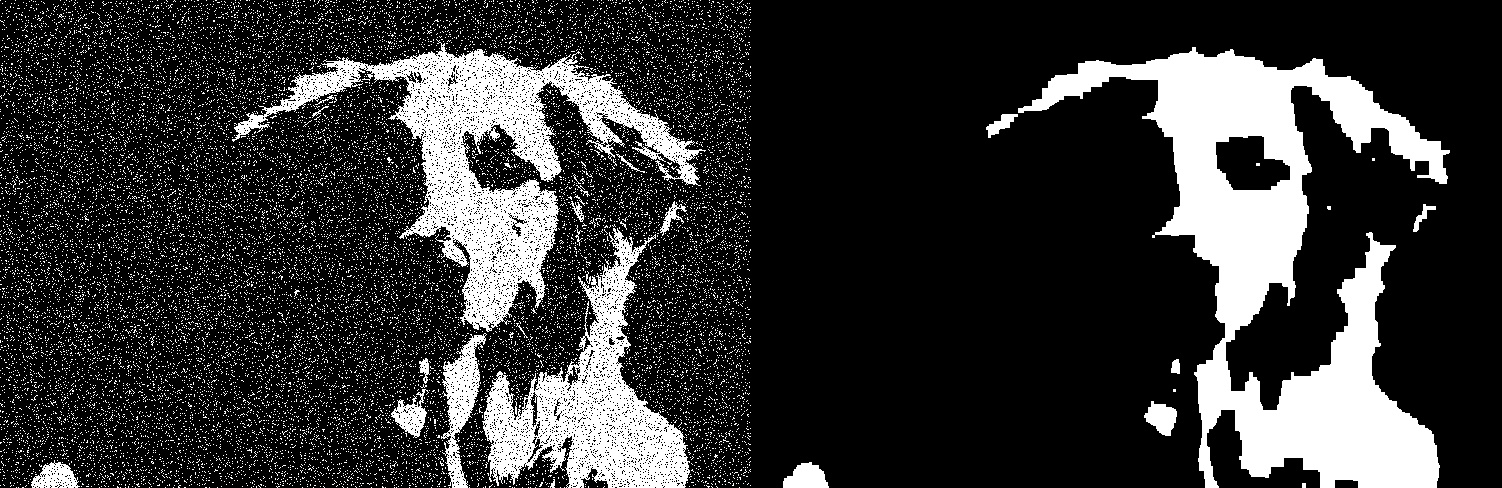
#> input picture CV-2-16/test_images/output.jpg, 1502 x 488 px
$ python image_mask.py ../CV-2-16/test_images/output.jpg
#> lines starting #> are read from the running program, lines starting #| are printed output that depends on the picture; after the words box and inside, x2 and y2 are one past the last pixel; in counts of white or black regions, pixels touching at a corner belong together
import cv2
import argparse
import numpy as np
import sys

def create_mask(shape, radius, width, height):
    """
    Creates a mask with a white circle/square in the center
    """
    mask = np.zeros((height, width), dtype=np.uint8)
    center = (width//2, height//2)

    if shape == 'circle':
        cv2.circle(mask, center, radius, 255, -1)
    elif shape == 'square':
        half_size = radius
        top_left = (center[0] - half_size, center[1] - half_size)
        bottom_right = (center[0] + half_size, center[1] + half_size)
        cv2.rectangle(mask, top_left, bottom_right, 255, -1)

    return mask

def apply_mask(image, mask):
    """
    Bitwise "and" to apply mask to image
    """
    new_image = image.copy()
    return cv2.bitwise_and(new_image, new_image, mask=mask)

def main():
    """
    Main function. Opens an image and applies a mask to it.
    """
    parser = argparse.ArgumentParser(description='Apply mask to image')
    parser.add_argument('input_image', help='Input image file path')
    parser.add_argument('--shape', choices=['circle', 'square'], default='circle',
                       help='Shape of mask: circle or square (default: circle)')
    parser.add_argument('--radius', type=int, default=100,
                       help='Radius for circle or half-size for square (default: 100)')
    parser.add_argument('--output', default='output.jpg',
                       help='Output file name (default: output.jpg)')
    parser.add_argument('--show', action='store_true',
                       help='Display the result')

    args = parser.parse_args()

    try:
        img = cv2.imread(args.input_image)
#> img is the input picture: shape (488, 1502, 3); min 0, max 255, mean 52.7
        if img is None:
            raise ValueError(f"Couldn't upload image: {args.input_image}")

        height, width = img.shape[:2]
#> height = 488; width = 1502
        mask = create_mask(args.shape, args.radius, width, height)
#> in create_mask, `cv2.circle(mask, center, radius, 255, -1)`:
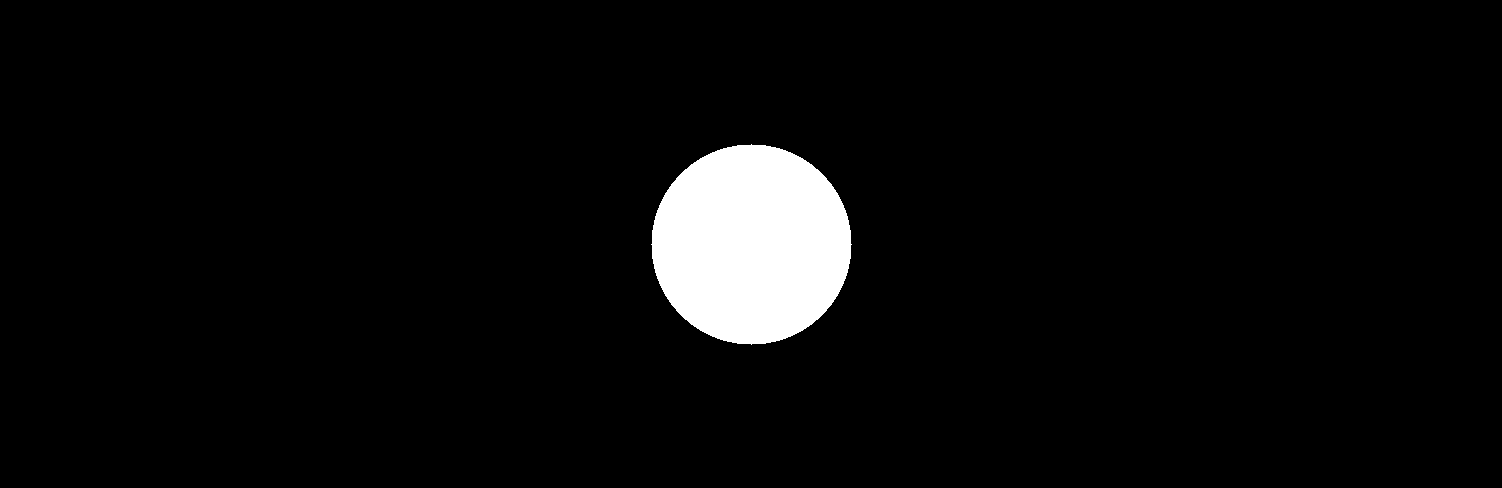
#> mask: shape (488, 1502); 4.3% white; 1 white region, box (x1, y1, x2, y2) and area: (651, 144, 852, 345) 31417
        result = apply_mask(img, mask)
#> in apply_mask, `return cv2.bitwise_and(new_image, new_image, mask=mask)`:
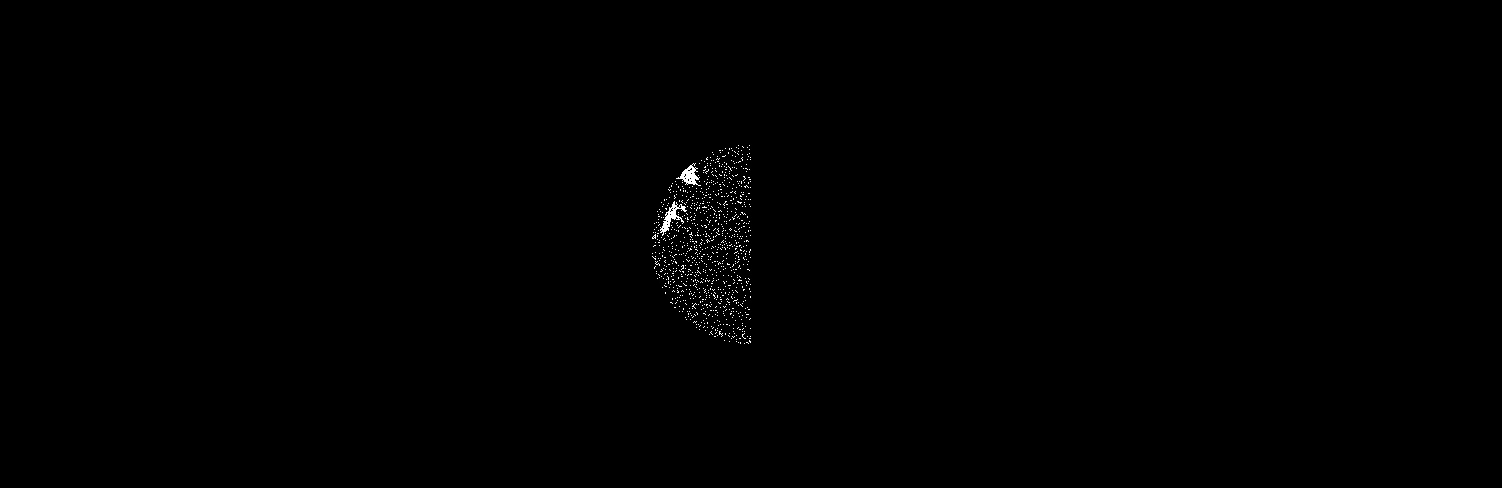
#> returned value: shape (488, 1502, 3); min 0, max 255, mean 0.7

        cv2.imwrite(args.output, result)
        print(f"Result saved in: {args.output}")

        if args.show:
            cv2.imshow('Result', result)
            cv2.waitKey(0)
            cv2.destroyAllWindows()

    except Exception as e:
        print(f"Error: {e}")
        sys.exit(1)

if __name__ == "__main__":
    main()
